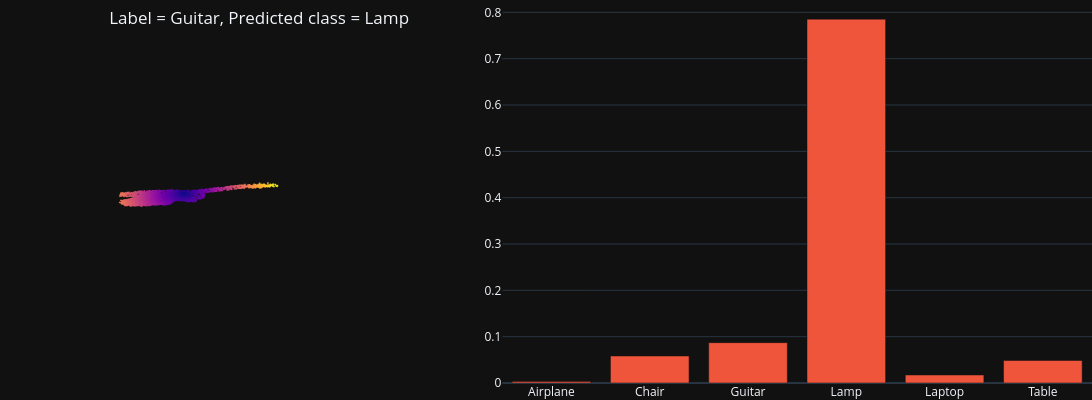

Notebook code for this chart:
### Markdown cell above
## Test on individual items

### Code cell
# Random test sample
test_sample = test_set2[np.random.choice(np.arange(len(test_set2)))]
batch_dict = collate_fn([test_sample])
x = batch_dict['points'].transpose(1, 2).to(device)

# Get model predictions
model_preds, _ = classifier2(x)
predicted_class = torch.argmax(model_preds, axis=1).detach().cpu().numpy()[0]
predicted_class_name = class_id_name_map[predicted_class]
pred_class_probs = F.softmax(model_preds.flatten(), dim=None).detach().cpu().numpy()

# plot results
title = f"Label = {test_sample['class_name']}, Predicted class = {predicted_class_name}"
fig = make_subplots(rows=1, cols=2, specs=[[{"type": "scatter3d"}, {}]], column_widths=[0.4, 0.6])
fig.update_layout(template="plotly_dark", scene=PCD_SCENE, height = 400, width = 1200,
                title=title, title_x=0.1, title_y=0.97, margin=dict(r=0, b=0, l=0, t=0))    
fig.add_trace(plot_pc_data3d(x=test_sample['points'][:,0], y=test_sample['points'][:,1], z=test_sample['points'][:,2]), row=1, col=1)
fig.add_trace(go.Bar(x=list(class_name_id_map.keys()), y=pred_class_probs, showlegend=False), row=1, col=2)
fig.show()

### Figure 1 — Plotly figure (JSON) as saved in the notebook; plotly's stock layout.template omitted (floating-point values rounded to 4 significant figures; data arrays with more than 128 entries replaced by an {"elided": "..."} marker saying what was removed)
{"data": [{"hoverinfo": "skip", "marker": {"color": {"elided": "2500 float values"}, "opacity": 1, "size": 1}, "mode": "markers", "scene": "scene", "showlegend": false, "type": "scatter3d", "x": {"elided": "2500 float values"}, "y": {"elided": "2500 float values"}, "z": {"elided": "2500 float values"}}, {"showlegend": false, "type": "bar", "x": ["Airplane", "Chair", "Guitar", "Lamp", "Laptop", "Table"], "xaxis": "x", "y": [0.003507, 0.05833, 0.08704, 0.7853, 0.01727, 0.04852], "yaxis": "y"}], "layout": {"height": 400, "margin": {"b": 0, "l": 0, "r": 0, "t": 0}, "scene": {"aspectmode": "data", "domain": {"x": [0, 0.36], "y": [0, 1]}, "xaxis": {"visible": false}, "yaxis": {"visible": false}, "zaxis": {"visible": false}}, "title": {"text": "Label = Guitar, Predicted class = Lamp", "x": 0.1, "y": 0.97}, "width": 1200, "xaxis": {"anchor": "y", "domain": [0.46, 1]}, "yaxis": {"anchor": "x", "domain": [0, 1]}}}
